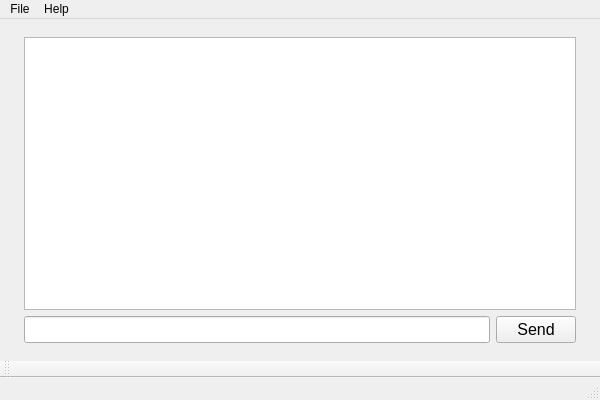
<?xml version="1.0" encoding="UTF-8"?>
<ui version="4.0">
 <class>MainWindow</class>
 <widget class="QMainWindow" name="MainWindow">
  <property name="geometry">
   <rect>
    <x>0</x>
    <y>0</y>
    <width>600</width>
    <height>400</height>
   </rect>
  </property>
  <property name="windowTitle">
   <string>MainWindow</string>
  </property>
  <widget class="QWidget" name="centralwidget">
   <property name="font">
    <font>
     <pointsize>12</pointsize>
    </font>
   </property>
   <layout class="QHBoxLayout" name="horizontalLayout" stretch="0,1,0">
    <item>
     <widget class="QWidget" name="widget_1" native="true">
      <property name="enabled">
       <bool>false</bool>
      </property>
     </widget>
    </item>
    <item>
     <widget class="QWidget" name="messageWidget" native="true">
      <property name="enabled">
       <bool>true</bool>
      </property>
      <layout class="QVBoxLayout" name="verticalLayout">
       <item>
        <widget class="QListView" name="messageListView">
         <property name="enabled">
          <bool>true</bool>
         </property>
         <property name="editTriggers">
          <set>QAbstractItemView::EditTrigger::NoEditTriggers</set>
         </property>
        </widget>
       </item>
       <item>
        <layout class="QHBoxLayout" name="horizontalLayout_2">
         <item>
          <widget class="QLineEdit" name="messageLineEdit">
           <property name="sizePolicy">
            <sizepolicy hsizetype="Expanding" vsizetype="Fixed">
             <horstretch>0</horstretch>
             <verstretch>0</verstretch>
            </sizepolicy>
           </property>
          </widget>
         </item>
         <item>
          <widget class="QPushButton" name="sendMessagePushButton">
           <property name="text">
            <string>Send</string>
           </property>
          </widget>
         </item>
        </layout>
       </item>
      </layout>
     </widget>
    </item>
    <item>
     <widget class="QWidget" name="widget_3" native="true">
      <property name="enabled">
       <bool>false</bool>
      </property>
     </widget>
    </item>
   </layout>
  </widget>
  <widget class="QMenuBar" name="menubar">
   <property name="geometry">
    <rect>
     <x>0</x>
     <y>0</y>
     <width>600</width>
     <height>18</height>
    </rect>
   </property>
   <widget class="QMenu" name="menuFile">
    <property name="title">
     <string>File</string>
    </property>
    <addaction name="actionSession"/>
    <addaction name="actionExit"/>
   </widget>
   <widget class="QMenu" name="menuHelp">
    <property name="title">
     <string>Help</string>
    </property>
    <addaction name="actionAbout"/>
    <addaction name="actionAbout_Qt"/>
   </widget>
   <addaction name="menuFile"/>
   <addaction name="menuHelp"/>
  </widget>
  <widget class="QStatusBar" name="statusbar"/>
  <widget class="QToolBar" name="toolBar">
   <property name="windowTitle">
    <string>toolBar</string>
   </property>
   <attribute name="toolBarArea">
    <enum>BottomToolBarArea</enum>
   </attribute>
   <attribute name="toolBarBreak">
    <bool>false</bool>
   </attribute>
  </widget>
  <action name="actionAbout">
   <property name="icon">
    <iconset theme="QIcon::ThemeIcon::HelpAbout"/>
   </property>
   <property name="text">
    <string>About</string>
   </property>
  </action>
  <action name="actionAbout_Qt">
   <property name="icon">
    <iconset theme="QIcon::ThemeIcon::HelpAbout"/>
   </property>
   <property name="text">
    <string>About Qt</string>
   </property>
  </action>
  <action name="actionSession">
   <property name="icon">
    <iconset theme="QIcon::ThemeIcon::UserAvailable"/>
   </property>
   <property name="text">
    <string>Session</string>
   </property>
  </action>
  <action name="actionExit">
   <property name="icon">
    <iconset theme="QIcon::ThemeIcon::ApplicationExit"/>
   </property>
   <property name="text">
    <string>Exit</string>
   </property>
  </action>
 </widget>
 <resources/>
 <connections/>
</ui>
